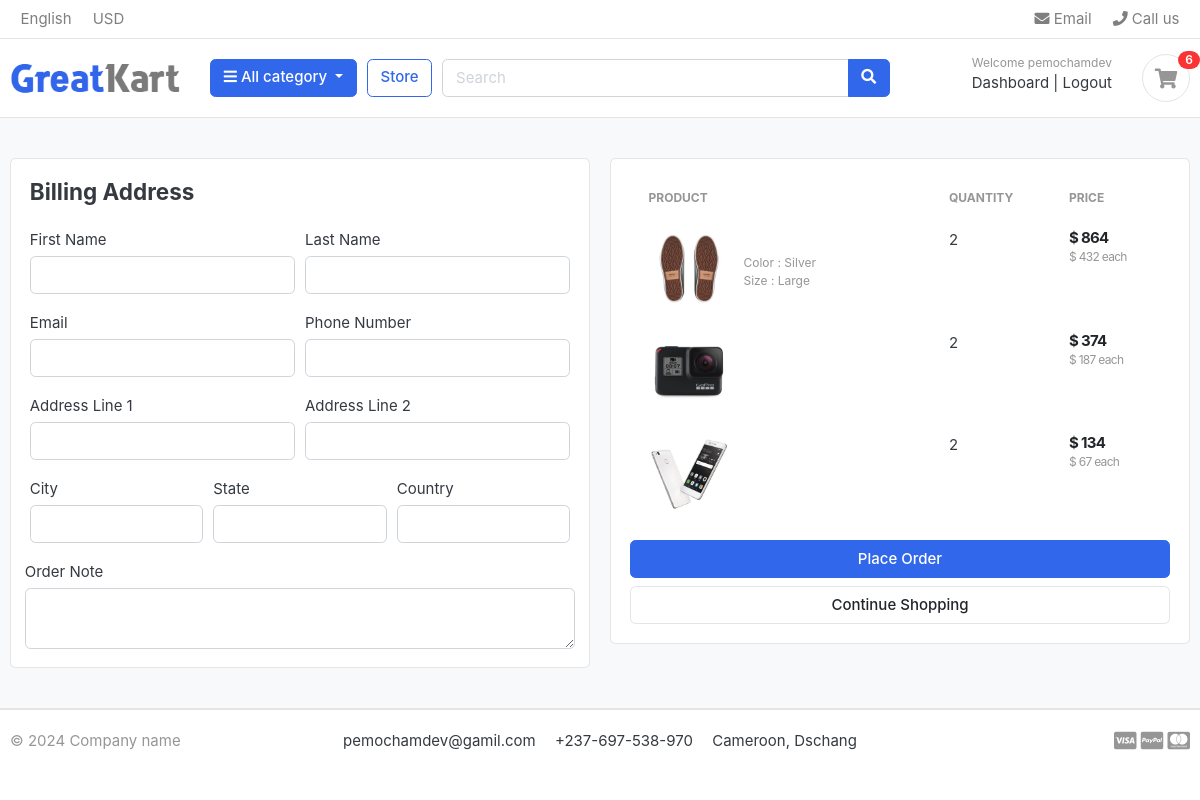
The app's page /cart/checkout/ (signed in) with its own data.
### accounts/models.py (models this page shows, shortened)
class Account(AbstractBaseUser):
    first_name = models.CharField(max_length=120)
    last_name = models.CharField(max_length=120)
    username = models.CharField(max_length=120)
    email = models.EmailField(unique=True)
    phone_numbre = models.CharField(max_length=120)
    date_joined = models.DateTimeField(auto_now_add=True)
    last_login = models.DateTimeField(auto_now_add=True)
    is_admin = models.BooleanField(default=False)
    is_superuser = models.BooleanField(default=False)
    is_staff = models.BooleanField(default=False)
    is_active = models.BooleanField(default=False)
    USERNAME_FIELD='email'
    REQUIRED_FIELDS = ['username','first_name', 'last_name']
    objects = MyAccountManager()

### carts/models.py (models this page shows, shortened)
class CartItem(models.Model):
    user = models.ForeignKey(Account, on_delete=models.CASCADE, related_name='user', null=True)
    product = models.ForeignKey(Product, on_delete=models.CASCADE, related_name='product')
    variations = models.ManyToManyField('Variation',blank=True)
    cart = models.ForeignKey(Cart, on_delete=models.CASCADE, related_name='cart', null=True)
    quantity = models.IntegerField(default=0)
    is_active = models.BooleanField(default=True)
    def sub_total(self):
        return self.product.price*self.quantity

class Variation(models.Model):
    product = models.ForeignKey(Product, on_delete = models.CASCADE)
    variation_category = models.CharField(max_length=200, choices = variation_category_choices)
    variation_value = models.CharField(max_length=200)#, choices = variation_value_choices
    is_active = models.BooleanField(default=True)
    created_date = models.DateTimeField(auto_now = True)
    objects = VariationManager()

### store/models.py (models this page shows, shortened)
class Product(models.Model):
    name = models.CharField(max_length=120, unique=True)
    slug = models.SlugField(max_length=120, unique=True)
    description  = models.TextField(max_length=500)
    image = models.ImageField(upload_to='photos/products')
    price = models.IntegerField(default=0)
    discount_price = models.IntegerField(default=0)
    stock = models.IntegerField(default=0)
    is_available = models.BooleanField(default=True)
    category = models.ForeignKey(Category, on_delete=models.CASCADE, related_name='category')
    created_at = models.DateTimeField(auto_now_add=True)
    updated_at = models.DateTimeField(auto_now=True)

### carts/views.py (the view)
# urls.py: path('checkout/', views.checkout, name="checkout"),
@login_required(login_url='signin')
def checkout(request,  quantity=0, cart_items=None,total=0):
  try:
    tax = 0
    grand_total = 0
    if request.user.is_authenticated:
      cart_items = CartItem.objects.filter(user=request.user, is_active = True)
    else:
      cart = Cart.objects.get(cart_id=_cart_id(request))
      cart_items = CartItem.objects.filter(cart=cart, is_active = True)
    for cart_item in cart_items:
        total +=(cart_item.product.price*cart_item.quantity)
        quantity += cart_item.quantity
    tax = (2 * total)/100
    grand_total = tax + total
  except ObjectDoesNotExist :
    pass
  context = {
    'cart_items':cart_items,
    'total':total,
    'quantity':quantity,
    'tax':tax,
    'grand_total':grand_total,
    }
  return render(request, 'checkout.html', context)

### carts/context_processors.py (called while the page is built)
def counter(request):
    cart_count = 0
    if 'admin' in request.path:
        return {}
    else:
        try:
            cart = Cart.objects.filter(cart_id=_cart_id(request))
            if request.user.is_authenticated:
                cart_items = CartItem.objects.all().filter(user=request.user)
            else:
                cart_items = CartItem.objects.all().filter(cart=cart[:1])
            for cart_item in cart_items:
                cart_count += cart_item.quantity
        except Cart.DoesNotExist:
            cart_count = 0
    return dict(cart_count=cart_count)

### carts/views.py (called while the page is built)
def _cart_id(request):
    cart  = request.session.session_key
    if not cart:
        cart  = request.session.create()
    return cart

### category/context_processors.py (called while the page is built)
def menu_links(request):
    links = Category.objects.all()
    return dict(links=links)

### category/models.py (called while the page is built)
    def get_absolute_url(self):
        return reverse("product_by_category", kwargs={"category_slug": self.slug})

### templates/checkout.html (shortened to what this page needs)
{% extends 'base.html' %}
{% load static %}
{% block content %}
<section class="section-content padding-y bg">
<div class="container">
<div class="row">
	<aside class="col-lg-6">
<div class="card">
  <div class="card-body">
    <h4 class="card-title mb-4">Billing Address</h4>
    <form action="{% url 'place_order' %}" method="POST">
      <div class="form-row">
        <div class="col form-group">
          <label for="">First Name</label>
          <input type="text" name="first_name" class="form-control" required>
        </div>
        <div class="col form-group">
          <label for="">Last Name</label>
          <input type="text" name="last_name" class="form-control" required>
        </div>
      </div>
      <div class="form-row">
        <div class="col form-group">
          <label for="">Email</label>
          <input type="email" name="email" class="form-control" required>
        </div>
        <div class="col form-group">
          <label for="">Phone Number</label>
          <input type="text" name="phone" class="form-control" required>
        </div>
      </div>
      <div class="form-row">
        <div class="col form-group">
          <label for="">Address Line 1</label>
          <input type="text" name="address_line_1" class="form-control" required>
        </div>
        <div class="col form-group">
          <label for="">Address Line 2</label>
          <input type="text" name="address_line_2" class="form-control">
        </div>
      </div>
      <div class="form-row">
        <div class="col form-group">
          <label for="">City</label>
          <input type="text" name="city" class="form-control" required>
        </div>
        <div class="col form-group">
          <label for="">State</label>
          <input type="text" name="state" class="form-control" required>
        </div>
        <div class="col form-group">
          <label for="">Country</label>
          <input type="text" name="country" class="form-control" required>
        </div>
        </div>
        <div class="form-row">
          <label for="">Order Note</label>
          <textarea name="order_note" rows="2" class="form-control"></textarea>
        </div>
  </div>
</div>
	</aside>
	<aside class="col-lg-6">
		<div class="card">
		<div class="card-body">
      <table class="table table-borderless table-shopping-cart">
      <thead class="text-muted">
      <tr class="small text-uppercase">
        <th scope="col">Product</th>
        <th scope="col" width="120">Quantity</th>
        <th scope="col" width="120">Price</th>
      </tr>
      </thead>
      <tbody>
      {% for cart_item in cart_items %}
      <tr>
      	<td>
      		<figure class="itemside align-items-center">
      			<div class="aside"><img src="{{ cart_item.product.image.url }}" class="img-sm"></div>
      			<figcaption class="info">
      				<p class="text-muted small">
      					{% if cart_item.variations.all %}
      						{% for item in cart_item.variations.all %}
      							{{ item.variation_category | capfirst }} : {{ item.variation_value | capfirst }} <br>
      						{% endfor %}
      					{% endif %}
      				</p>
      			</figcaption>
      		</figure>
      	</td>
      	<td>
      				<label for="">{{cart_item.quantity}}</label>
      	</td>
      	<td>
      		<div class="price-wrap">
      			<var class="price">$ {{ cart_item.sub_total }}</var>
      			<small class="text-muted"> $ {{ cart_item.product.price }} each </small>
      		</div>
      	</td>
      </tr>
      {% endfor %}
      </tbody>
      </table>
      <button type="submit" name="submit" class="btn btn-primary btn-block">Place Order</button>
			<a href="{% url 'store' %}" class="btn btn-light btn-block">Continue Shopping</a>
		</div>
		</div>
</aside>
</div>
</div>
</section>
{% endblock %}

### templates/base.html (shortened to what this page needs)
{% load static %}
<!DOCTYPE HTML>
<html lang="en">
<head>
<link href="{% static 'css/bootstrap.css' %}" rel="stylesheet" type="text/css"/>
<link href="{% static 'css/custom.css' %}" rel="stylesheet" type="text/css"/>
<link rel="stylesheet" href="https://cdnjs.cloudflare.com/ajax/libs/font-awesome/4.7.0/css/font-awesome.min.css">
<link href="{% static 'fonts/fontawesome/css/all.min.css' %}" type="text/css" rel="stylesheet">
<link href="{% static 'css/ui.css' %}" rel="stylesheet" type="text/css"/>
<link href="{% static 'css/responsive.css' %}" rel="stylesheet" media="only screen and (max-width: 1200px)" />
</head>
<header class="section-header">
    <nav class="navbar p-md-0 navbar-expand-sm navbar-light border-bottom">
    <div class="container">
      <div class="collapse navbar-collapse" id="navbarTop4">
        <ul class="navbar-nav mr-auto">
            <li class="nav-item dropdown">
                 <a href="#" class="nav-link">   English </a>
            </li>
            <li class="nav-item dropdown">
                <a href="#" class="nav-link"> USD </a>
            </li>
        </ul>
        <ul class="navbar-nav">
            <li><a href="#" class="nav-link"> <i class="fa fa-envelope"></i> Email </a></li>
            <li><a href="#" class="nav-link"> <i class="fa fa-phone"></i> Call us </a></li>
        </ul>
      </div>
    </div>
    </nav>
    <section class="header-main border-bottom">
        <div class="container">
    <div class="row align-items-center">
        <div class="col-lg-2 col-md-3 col-6">
            <a href="./" class="brand-wrap">
                <img class="logo" src="{% static './images/logo.png' %}">
            </a>
        </div>
        <div class="col-lg col-sm col-md col-6 flex-grow-0">
            <div class="category-wrap dropdown d-inline-block float-right">
                <button type="button" class="btn btn-primary dropdown-toggle" data-toggle="dropdown">
                    <i class="fa fa-bars"></i> All category
                </button>
            </div>
        </div>
        <a href=" {% url "store" %}" class="btn btn-outline-primary">Store</a>
        <div class="col-lg  col-md-6 col-sm-12 col">
            <form action=" {% url "search" %} " class="search" method="GET">
                <div class="input-group w-100">
                    <input type="text" class="form-control" style="width:60%;" placeholder="Search" name="keyword">
                    <div class="input-group-append">
                      <button class="btn btn-primary" type="submit">
                        <i class="fa fa-search"></i>
                      </button>
                    </div>
                </div>
            </form>
        </div>
        <div class="col-lg-3 col-sm-6 col-8 order-2 order-lg-3">
                    <div class="d-flex justify-content-end mb-3 mb-lg-0">
                        <div class="widget-header">
                            <div>
                                {% if request.user.is_authenticated %}
                                <small class="title text-muted">Welcome {{request.user.username}}</small>
                                <a href=" {% url "profile" %} "> Dashboard</a> <span class="dark-transp"> | </span>
                                <a href=" {% url "logout" %}  "> Logout</a>
                                {% else %}
                                <small class="title text-muted">Welcome guest!</small>
                                <a href=" {% url "signin" %} ">Sign in</a> <span class="dark-transp"> | </span>
                                <a href=" {% url "register" %} "> Register</a>
                                {% endif %}
                            </div>
                        </div>
                        <a href=" {% url "cart" %} " class="widget-header pl-3 ml-3">
                            <div class="icon icon-sm rounded-circle border"><i class="fa fa-shopping-cart"></i></div>
                            <span class="badge badge-pill badge-danger notify"> {{cart_count}} </span>
                        </a>
                    </div>
                </div>
    </div>
        </div>
    </section>
    </header>
{% block content %}
{% endblock content %}
<footer class="section-footer border-top">
	<div class="container">
		<section class="footer-bottom border-top row">
			<div class="col-md-2">
				<p class="text-muted"> &copy {% now "Y" %} Company name </p>
			</div>
			<div class="col-md-8 text-md-center">
				<span  class="px-2">pemochamdev@gamil.com</span>
				<span  class="px-2">+237-697-538-970</span>
				<span  class="px-2">Cameroon, Dschang </span>
			</div>
			<div class="col-md-2 text-md-right text-muted">
				<i class="fab fa-lg fa-cc-visa"></i>
				<i class="fab fa-lg fa-cc-paypal"></i>
				<i class="fab fa-lg fa-cc-mastercard"></i>
			</div>
		</section>
	</div>
</footer>
</body>
</html>

### static/css/ui.css (style rules this page uses)
html { font-family: "Inter", sans-serif; font-size: 15px; }
.price-wrap { letter-spacing: -0.7px; }
.icon-xs, .icon-sm, .icon-md, .icon-lg { display: inline-block; text-align: center; flex-shrink: 0; flex-grow: 0; }
.icon-sm { width: 48px; height: 48px; line-height: 48px !important; font-size: 20px; }
.img-xs, .img-sm, .img-md, .img-lg { -o-object-fit: cover; object-fit: cover; flex-shrink: 0; flex-grow: 0; }
.img-sm { width: 80px; height: 80px; }
.padding-y { padding-top: 40px; padding-bottom: 40px; }
var { font-style: normal; }
figure { margin-bottom: 0; }
article:after, .form-group:after { display: block; clear: both; content: ""; }
.bg { background-color: #f8f9fa; }
p:last-child { margin-bottom: 0; }
.header-main { position: relative; padding-top: 1rem; padding-bottom: 1rem; }
.brand-wrap .logo, .navbar-brand .logo { margin-right: 7px; max-height: 42px; display: inline-block; }
.widget-header { display: inline-block; vertical-align: middle; position: relative; }
.widget-header a { color: #343a40; }
.widget-header i { color: #969696; }
.widget-header .title { display: block; }
.widget-header .notify { position: absolute; top: -3px; right: -10px; }
.footer-bottom { padding-top: 20px; padding-bottom: 20px; }
.btn-light { background-color: #fff; border-color: #e4e4e4; }
.itemside { position: relative; display: flex; width: 100%; }
.itemside .aside { position: relative; flex-shrink: 0; }
.itemside .info { padding-left: 15px; padding-right: 7px; }
.itemside p { margin-bottom: 0; }
.notify { position: absolute; top: -4px; right: -10px; display: inline-block; padding: 0.25em 0.6em; font-size: 12px; line-height: 1; text-align: center; border-radius: 3rem; color: #fff; background-color: #fa3434; }
.price { font-weight: 600; color: #212529; }
.table-shopping-cart.table td, .table-shopping-cart.table th { padding-left: 1.25rem; padding-right: 1.25rem; }
.table-shopping-cart .price-wrap { line-height: 1.2; }
.table-shopping-cart .price { font-weight: bold; margin-right: 5px; display: block; }

### records on screen
Account: user.username "pemochamdev"
CartItem: product.image (picture), quantity "2", sub_total "864", product.price "432"
Variation: variation_category "Color", variation_value "Silver"
Variation: variation_category "Size", variation_value "Large"
CartItem: product.image (picture), quantity "2", sub_total "374", product.price "187"
CartItem: product.image (picture), quantity "2", sub_total "134", product.price "67"

### other values on screen
{{ cart_count }} "6"
